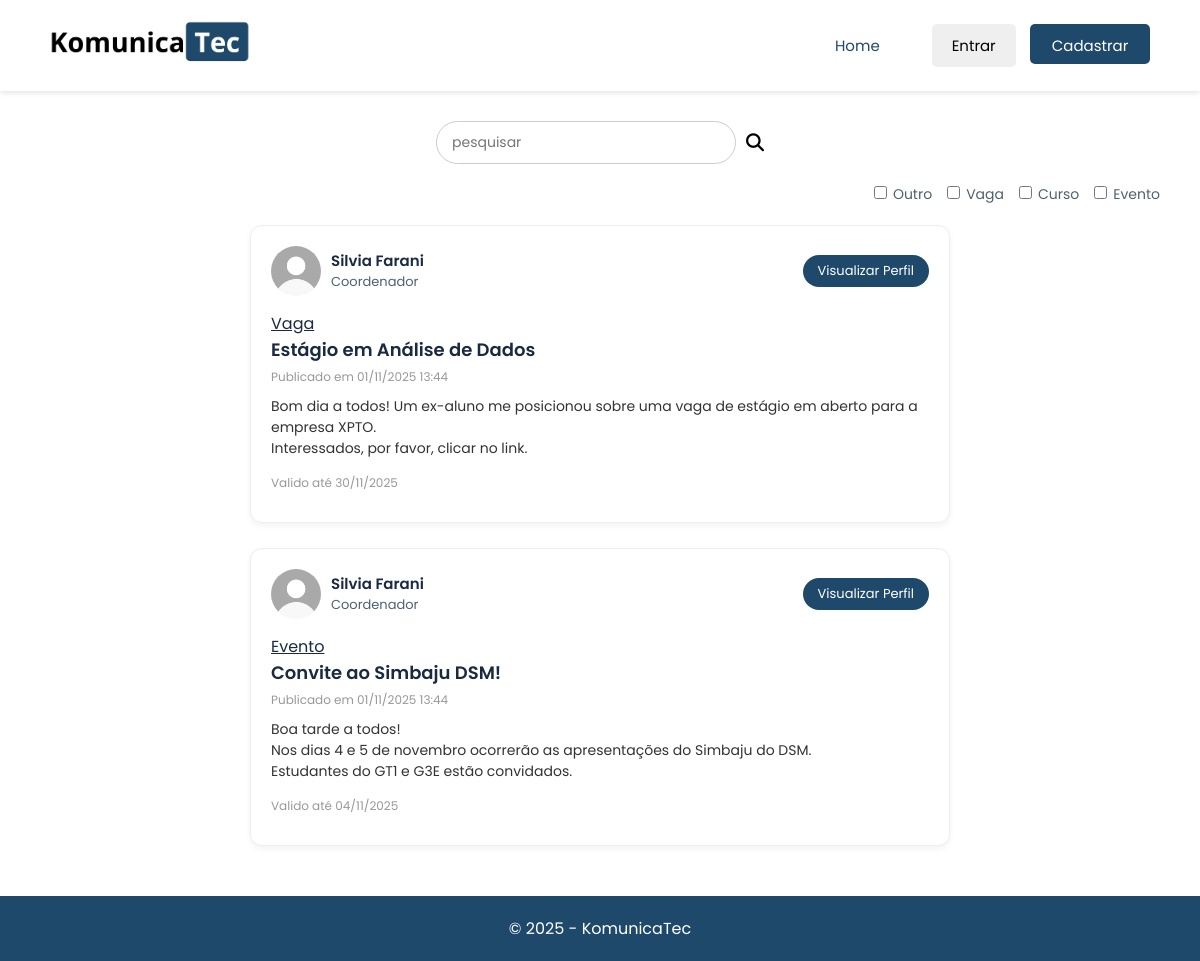
/view/publicacao.php, run on the app's committed database.
### tables this page shows
CREATE TABLE categoria (
	id_categoria	INT PRIMARY KEY AUTO_INCREMENT,
	nome_categoria	VARCHAR(45) UNIQUE NOT NULL
);

CREATE TABLE publicacao (
	id_publicacao				INT PRIMARY KEY AUTO_INCREMENT,
	titulo						VARCHAR(150) NOT NULL,
	descricao					VARCHAR(1000) NOT NULL,
	data_publicacao				DATETIME NOT NULL,
	data_ultima_modificacao		DATETIME,
	log_ultima_modificacao		VARCHAR(100),
	data_expiracao				DATE,
	id_categoria_fk				INT NOT NULL,
	FOREIGN KEY (id_categoria_fk) REFERENCES categoria(id_categoria),
	id_cpf_fk					CHAR(11) NOT NULL,
	FOREIGN KEY (id_cpf_fk) REFERENCES perfil_administrador_comunicador(id_cpf)
);

CREATE TABLE usuario (
	id_usuario				INT PRIMARY KEY AUTO_INCREMENT,
	nome					VARCHAR(50) NOT NULL,
	sobrenome				VARCHAR(100) NOT NULL,
	email					VARCHAR(150) UNIQUE NOT NULL,
	senha					VARCHAR(255) NOT NULL,
	telefone				VARCHAR(15),
	visibilidade_telefone	TINYINT NOT NULL DEFAULT 0,
	foto_perfil				VARCHAR(200)
);

CREATE TABLE perfil_administrador_comunicador (
	id_cpf			CHAR(11) PRIMARY KEY,
	cargo			ENUM('professor', 'coordenador', 'diretor') NOT NULL,
	nivel_acesso	ENUM('administrador', 'comunicador') NOT NULL,
	status			ENUM('ativo', 'suspenso') NOT NULL,
	id_usuario_fk	INT NOT NULL,
	FOREIGN KEY (id_usuario_fk) REFERENCES usuario(id_usuario)
);

### model/conexao.php (called while the page is built)
<?php
if (!class_exists("Conexao"))
{
    class Conexao
    {
        function Conectar()
        {
            try
            {
                $servidor = "localhost";
                $usuario  = "root";
                $senha    = "";
                $banco    = "komunicatec";
                $conexao = new PDO
                (
                    "mysql:host=$servidor;dbname=$banco",
                    "$usuario",
                    "$senha"
                );
                return $conexao;
            }
            catch(PDOException $erro)
            {
                die("Erro na conexão: " . $erro->getMessage());
            }
        }
    }
}
?>

### controller/controlar_publicacao.php (called while the page is built, shortened)
<?php
require_once '../model/model_categoria.php';
require_once '../model/model_publicacao.php';
$categoria = new Categoria();
$publicacao = new Publicacao();
?>

### model/model_categoria.php (called while the page is built, shortened)
<?php
require_once __DIR__ . "/conexao.php";
class Categoria
{
    private $con;
    public function __construct()
    {
        $conectar = new Conexao();
        $this->con = $conectar->Conectar();
    }
    public function consultar()
    {
        $consulta_SQL = "SELECT * FROM categoria ORDER BY id_categoria";
        $executar = $this->con->prepare($consulta_SQL);
        $executar->execute();
        $categorias = array();
        foreach ($executar->fetchAll() as $valor)
        {
            $categorias [] = [
                "id_categoria"      => $valor['id_categoria'],
                "nome_categoria"    => $valor['nome_categoria']
            ];
        }
        return $categorias;
    }
}
?>

### model/model_publicacao.php (called while the page is built, shortened)
<?php
require_once __DIR__ . "/conexao.php";
class Publicacao
{
    private $con;
    public function __construct()
    {
        $conectar = new Conexao();
        $this->con = $conectar->Conectar();
    }
    public function consultar_todos()
    {
        $consulta_SQL = "SELECT
            p.id_publicacao,
            p.titulo,
            p.descricao,
            p.data_publicacao,
            p.data_ultima_modificacao,
            p.log_ultima_modificacao,
            p.data_expiracao,
            c.id_categoria,
            c.nome_categoria,
            p.id_cpf_fk,
            us.nome,
            us.sobrenome,
            u.cargo,
            l.id_link_publicacao,
            l.endereco_link
        FROM
            publicacao p
        LEFT JOIN
            perfil_administrador_comunicador u ON u.id_cpf = p.id_cpf_fk
        LEFT JOIN
            usuario us ON us.id_usuario = u.id_usuario_fk
        LEFT JOIN
            categoria c ON c.id_categoria = p.id_categoria_fk
        LEFT JOIN
            link_publicacao l ON p.id_publicacao = l.id_publicacao_fk
        ORDER BY
            p.data_publicacao DESC";
        $executar = $this->con->prepare($consulta_SQL);
        $executar->execute();
        $publicacoes = array();
        foreach ($executar->fetchAll() as $valor)
        {
            $publicacoes [] = [
                "id_publicacao"                 => $valor['id_publicacao'],
                "titulo"                        => $valor['titulo'],
                "descricao"                     => $valor['descricao'],
                "data_publicacao"            => $valor['data_publicacao'],
                "data_ultima_modificacao"    => $valor['data_ultima_modificacao'],
                "log_ultima_modificacao"        => $valor['log_ultima_modificacao'],
                "data_expiracao"             => $valor['data_expiracao'],
                "id_categoria"                  => $valor['id_categoria'],
                "nome_categoria"                => $valor['nome_categoria'],
                "id_cpf_fk"                     => $valor['id_cpf_fk'],
                "nome"                          => $valor['nome'],
                "sobrenome"                     => $valor['sobrenome'],
                "cargo"                         => $valor['cargo'],
                "id_link_publicacao"            => $valor['id_link_publicacao'],
                "endereco_link"                 => $valor['endereco_link']
            ];
        }
        return $publicacoes;
    }
}
?>

### view/publicacao.php (the view, shortened to what this page needs)
<?php
require_once '../controller/controlar_publicacao.php';
$publicados = $publicacao->consultar_todos();
$categorias = $categoria->consultar();
?>
<!DOCTYPE html>
<html lang="pt-br">
<head>
	<link rel="stylesheet" href="cabecario.css">
	<link rel="stylesheet" href="footer.css">
	<link rel="stylesheet" href="publi.css">
	<link rel="stylesheet" href="https://cdnjs.cloudflare.com/ajax/libs/font-awesome/6.4.2/css/all.min.css">
	</head>
<body>
	<?php
	include_once 'cabecario.php';
	?>
	<main>
		<div class="barra-pesquisa">
			<input type="text" placeholder="pesquisar">
			<button>
				<i class="fa-solid fa-magnifying-glass"></i>
			</button>
		</div>
		<div class="filter">
			<?php
			foreach ($categorias as $opcao)
			{
				echo "<label><input type='checkbox' class='filtro-checkbox' value=".htmlspecialchars($opcao['nome_categoria']).">".htmlspecialchars($opcao['nome_categoria'])."</label>";
			}
			?>
		</div>
		<section class="publicacoes">
			<?php if ($publicados == null):  ?>
				<h1>Nenhuma informação encontrada</h1>
			<?php else: ?>
				<?php foreach($publicados as $publicado):  ?>
				<?= "<div id='pub-".$publicado['id_publicacao'].
					"'class='card oculto'
					categoria='".htmlspecialchars($publicado["nome_categoria"] ?? "Outro").
					"'>" ?>
					<div class="cabecalho-cartao">
						<img src="imagens/user_icon.jpg" alt="Foto perfil" class="foto-cartao">
						<div>
							<h4><?= $publicado["nome"].' '.$publicado["sobrenome"] ?></h4>
							<p class="role"><?= ucfirst($publicado["cargo"]) ?></p>
						</div>
						<?="<button class='botao-ver'
							onclick='location.href=\"publicacao_usuario.php?comunicador=".$publicado['id_cpf_fk']."\"'>
							Visualizar Perfil</button>"?>
					</div>
					<div class="conteudo-cartao">
						<u><?= $publicado["nome_categoria"] ?></u>
						<h3><?= $publicado["titulo"] ?></h3>
						<span class="date">Publicado em <?= date("d/m/Y H:i", strtotime($publicado["data_publicacao"]))  ?></span>
						<p style="white-space: pre-line;"><?= $publicado["descricao"] ?></p>
						<span class="date">Valido até <?= date("d/m/Y", strtotime($publicado["data_expiracao"])) ?></span>
					</div>
				</div>
				<?php endforeach; ?>
            <?php endif; ?>
		</section>
	</main>
	<footer>
		<p>© 2025 - KomunicaTec</p>
	</footer>
</body>
</html>

### view/cabecario.php (shortened to what this page needs)
<header>
	<nav class="nav-bar">
		<figure class="imagem-icon">
			<img src="imagens/logo1.png" alt="Logo da KomunikaTec" class="img-logo">
		</figure>
		<div class="botao-navegacao">
			<button class="botao" onclick="location.href='index.php'">Home</button>
			<?php
			if (!isset($_SESSION['usuario_ativo']) || $_SESSION['usuario_ativo'] == FALSE) :
			?>
				<button class="botao-entrar" onclick="location.href='login.php'">Entrar</button>
				<button class="botao-especial" onclick="location.href='register.html'">Cadastrar</button>
			<?php endif ?>
		</div>
	</nav>
</header>

### view/footer.css (style rules this page uses)
footer { text-align: center; padding: 20px; background-color: #1F496B; color: #fff; margin-top: 50px; }

### view/publi.css (style rules this page uses)
* { margin: 0; padding: 0; box-sizing: border-box; font-family: 'Poppins', sans-serif; }
body { background-color: #fff; color: #1A2A40; }
.nav-bar { display: flex; justify-content: space-between; align-items: center; padding: 20px 50px; background-color: #fff; box-shadow: 0 2px 5px rgba(0, 0, 0, 0.1); }
.img-logo { width: 200px; height: auto; }
.botao-navegacao button { margin-left: 10px; padding: 10px 20px; font-size: 15px; border: none; border-radius: 5px; cursor: pointer; }
.botao { background: none; color: #000; }
.botao-especial { background-color: #1F496B; color: #fff; border: none; border-radius: 6px; width: 120px; height: 40px; cursor: pointer; font-size: 15px; }
.botao { border-color: #ced6dd; border-radius: 5px; background-color: white; color: #1F496B; width: 120px; height: 40px; cursor: pointer; }
.barra-pesquisa { margin: 30px auto 20px; text-align: center; display: flex; justify-content: center; align-items: center; gap: 10px; }
.barra-pesquisa input { width: 300px; padding: 10px 15px; border: 1px solid #ccc; border-radius: 25px; outline: none; font-size: 14px; }
.barra-pesquisa button { background: none; border: none; font-size: 18px; cursor: pointer; }
.filter { display: flex; justify-content: flex-end; gap: 15px; margin: 10px 40px 20px; font-size: 14px; color: #4E6170; }
.filter label input { margin-right: 6px; }
.publicacoes { max-width: 700px; margin: 0 auto; display: flex; flex-direction: column; gap: 25px; }
.card { background: #fff; border: 1px solid #eee; border-radius: 12px; padding: 20px; box-shadow: 0 3px 6px rgba(0,0,0,0.05); }
.cabecalho-cartao { display: flex; align-items: center; justify-content: space-between; margin-bottom: 15px; }
.cabecalho-cartao img.foto-cartao { width: 50px; height: 50px; border-radius: 50%; margin-right: 10px; }
.cabecalho-cartao div { flex: 1; }
.cabecalho-cartao h4 { font-size: 15px; font-weight: 600; }
.cabecalho-cartao .role { font-size: 13px; color: #4E6170; }
.botao-ver { padding: 6px 15px; background: #1F496B; color: #fff; border: none; border-radius: 20px; font-size: 13px; cursor: pointer; transition: background 0.3s ease; }
.conteudo-cartao h3 { font-size: 18px; font-weight: 600; color: #1A2A40; margin-bottom: 5px; }
.conteudo-cartao .date { font-size: 12px; color: #989898; margin-bottom: 10px; display: block; }
.conteudo-cartao p { font-size: 14px; margin-bottom: 15px; color: #333; }
main { min-height: 550px; }

### data on the page
categoria: nome_categoria "Outro"
categoria: nome_categoria "Curso"
publicacao: usuario.nome "Silvia", usuario.sobrenome "Farani", id_cpf_fk.cargo "Coordenador", id_categoria_fk.nome_categoria "Vaga", titulo "Estágio em Análise de Dados", data_publicacao "01/11/2025 13:44", descricao "Bom dia a todos! Um ex-aluno me posicionou sobre uma vaga de estágio em aberto para a empresa XPTO. Interessados, por favor, clicar no link.", data_expiracao "30/11/2025"
publicacao: usuario.nome "Silvia", usuario.sobrenome "Farani", id_cpf_fk.cargo "Coordenador", id_categoria_fk.nome_categoria "Evento", titulo "Convite ao Simbaju DSM!", data_publicacao "01/11/2025 13:44", descricao "Boa tarde a todos! Nos dias 4 e 5 de novembro ocorrerão as apresentações do Simbaju do DSM. Estudantes do GT1 e G3E estão convidados.", data_expiracao "04/11/2025"

### other printed values
$opcao['nome_categoria'] "Vaga"
$opcao['nome_categoria'] "Evento"
